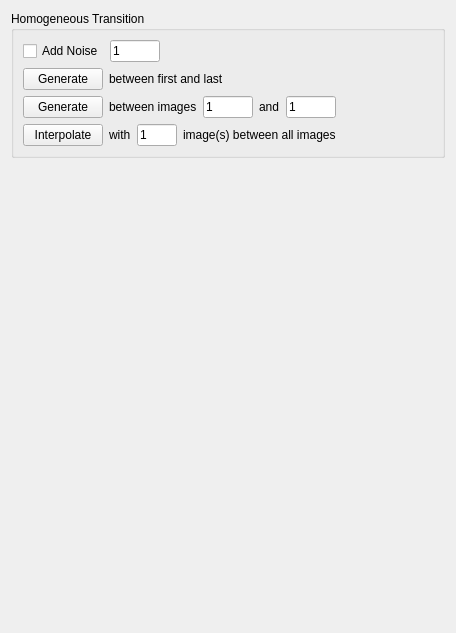
         <widget class="QWidget" name="page_5">
          <property name="geometry">
           <rect>
            <x>0</x>
            <y>0</y>
            <width>456</width>
            <height>633</height>
           </rect>
          </property>
          <property name="minimumSize">
           <size>
            <width>0</width>
            <height>200</height>
           </size>
          </property>
          <attribute name="label">
           <string>Transition</string>
          </attribute>
          <layout class="QGridLayout" name="gridLayout_14">
           <item row="1" column="0">
            <spacer name="verticalSpacer">
             <property name="orientation">
              <enum>Qt::Vertical</enum>
             </property>
             <property name="sizeType">
              <enum>QSizePolicy::Expanding</enum>
             </property>
             <property name="sizeHint" stdset="0">
              <size>
               <width>20</width>
               <height>30</height>
              </size>
             </property>
            </spacer>
           </item>
           <item row="0" column="0">
            <widget class="QGroupBox" name="groupBox_7">
             <property name="minimumSize">
              <size>
               <width>0</width>
               <height>0</height>
              </size>
             </property>
             <property name="title">
              <string>Homogeneous Transition</string>
             </property>
             <layout class="QGridLayout" name="gridLayout_33">
              <item row="3" column="1">
               <layout class="QGridLayout" name="gridLayout_16">
                <item row="0" column="0">
                 <widget class="QPushButton" name="pushButton_Transition_Homogeneous_First_Last">
                  <property name="maximumSize">
                   <size>
                    <width>90</width>
                    <height>16777215</height>
                   </size>
                  </property>
                  <property name="text">
                   <string>Generate</string>
                  </property>
                 </widget>
                </item>
                <item row="0" column="1">
                 <widget class="QLabel" name="label">
                  <property name="text">
                   <string>between first and last</string>
                  </property>
                 </widget>
                </item>
                <item row="0" column="2">
                 <spacer name="horizontalSpacer_7">
                  <property name="orientation">
                   <enum>Qt::Horizontal</enum>
                  </property>
                  <property name="sizeHint" stdset="0">
                   <size>
                    <width>40</width>
                    <height>20</height>
                   </size>
                  </property>
                 </spacer>
                </item>
               </layout>
              </item>
              <item row="0" column="1">
               <layout class="QGridLayout" name="gridLayout_18">
                <item row="1" column="0">
                 <widget class="QCheckBox" name="checkBox_Transition_Noise">
                  <property name="text">
                   <string>Add Noise</string>
                  </property>
                 </widget>
                </item>
                <item row="1" column="1">
                 <widget class="QLineEdit" name="lineEdit_Transition_Noise">
                  <property name="maximumSize">
                   <size>
                    <width>50</width>
                    <height>50</height>
                   </size>
                  </property>
                  <property name="text">
                   <string>1</string>
                  </property>
                 </widget>
                </item>
                <item row="1" column="2">
                 <spacer name="horizontalSpacer_6">
                  <property name="orientation">
                   <enum>Qt::Horizontal</enum>
                  </property>
                  <property name="sizeHint" stdset="0">
                   <size>
                    <width>40</width>
                    <height>20</height>
                   </size>
                  </property>
                 </spacer>
                </item>
               </layout>
              </item>
              <item row="5" column="1">
               <layout class="QGridLayout" name="gridLayout_24">
                <item row="0" column="3">
                 <widget class="QLabel" name="label_5">
                  <property name="text">
                   <string>image(s) between all images</string>
                  </property>
                 </widget>
                </item>
                <item row="0" column="2">
                 <widget class="QLineEdit" name="lineEdit_Transition_Homogeneous_Interpolate">
                  <property name="minimumSize">
                   <size>
                    <width>40</width>
                    <height>0</height>
                   </size>
                  </property>
                  <property name="maximumSize">
                   <size>
                    <width>40</width>
                    <height>16777215</height>
                   </size>
                  </property>
                  <property name="text">
                   <string>1</string>
                  </property>
                 </widget>
                </item>
                <item row="0" column="0">
                 <widget class="QPushButton" name="pushButton_Transition_Homogeneous_Interpolate">
                  <property name="maximumSize">
                   <size>
                    <width>90</width>
                    <height>16777215</height>
                   </size>
                  </property>
                  <property name="text">
                   <string>Interpolate</string>
                  </property>
                 </widget>
                </item>
                <item row="0" column="1">
                 <widget class="QLabel" name="label_6">
                  <property name="text">
                   <string>with</string>
                  </property>
                 </widget>
                </item>
               </layout>
              </item>
              <item row="4" column="1">
               <layout class="QGridLayout" name="gridLayout_17">
                <item row="0" column="2">
                 <widget class="QLineEdit" name="lineEdit_Transition_Homogeneous_First">
                  <property name="minimumSize">
                   <size>
                    <width>40</width>
                    <height>22</height>
                   </size>
                  </property>
                  <property name="maximumSize">
                   <size>
                    <width>50</width>
                    <height>16777215</height>
                   </size>
                  </property>
                  <property name="text">
                   <string>1</string>
                  </property>
                 </widget>
                </item>
                <item row="0" column="1">
                 <widget class="QLabel" name="label_2">
                  <property name="text">
                   <string>between images</string>
                  </property>
                 </widget>
                </item>
                <item row="0" column="3">
                 <widget class="QLabel" name="label_26">
                  <property name="text">
                   <string>and</string>
                  </property>
                 </widget>
                </item>
                <item row="0" column="0">
                 <widget class="QPushButton" name="pushButton_Transition_Homogeneous">
                  <property name="maximumSize">
                   <size>
                    <width>90</width>
                    <height>16777215</height>
                   </size>
                  </property>
                  <property name="text">
                   <string>Generate</string>
                  </property>
                 </widget>
                </item>
                <item row="0" column="4">
                 <widget class="QLineEdit" name="lineEdit_Transition_Homogeneous_Last">
                  <property name="minimumSize">
                   <size>
                    <width>40</width>
                    <height>22</height>
                   </size>
                  </property>
                  <property name="maximumSize">
                   <size>
                    <width>50</width>
                    <height>16777215</height>
                   </size>
                  </property>
                  <property name="text">
                   <string>1</string>
                  </property>
                 </widget>
                </item>
               </layout>
              </item>
              <item row="4" column="2">
               <spacer name="horizontalSpacer_23">
                <property name="orientation">
                 <enum>Qt::Horizontal</enum>
                </property>
                <property name="sizeHint" stdset="0">
                 <size>
                  <width>40</width>
                  <height>20</height>
                 </size>
                </property>
               </spacer>
              </item>
             </layout>
            </widget>
           </item>
          </layout>
         </widget>
